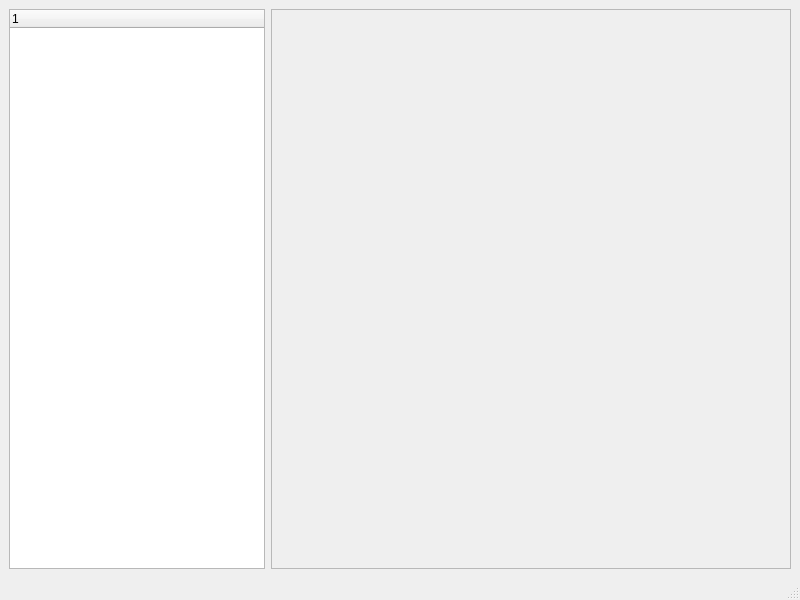
<?xml version="1.0" encoding="UTF-8"?>
<ui version="4.0">
 <class>MainWindow</class>
 <widget class="QMainWindow" name="MainWindow">
  <property name="geometry">
   <rect>
    <x>0</x>
    <y>0</y>
    <width>800</width>
    <height>600</height>
   </rect>
  </property>
  <property name="windowTitle">
   <string>MainWindow</string>
  </property>
  <widget class="QWidget" name="centralwidget">
   <layout class="QHBoxLayout" name="horizontalLayout">
    <item>
     <widget class="ExpanderWidget" name="expanderWidget">
      <property name="sizePolicy">
       <sizepolicy hsizetype="Preferred" vsizetype="Expanding">
        <horstretch>0</horstretch>
        <verstretch>0</verstretch>
       </sizepolicy>
      </property>
     </widget>
    </item>
    <item>
     <widget class="QFrame" name="frame">
      <property name="sizePolicy">
       <sizepolicy hsizetype="Expanding" vsizetype="Expanding">
        <horstretch>0</horstretch>
        <verstretch>0</verstretch>
       </sizepolicy>
      </property>
      <property name="frameShape">
       <enum>QFrame::StyledPanel</enum>
      </property>
      <property name="frameShadow">
       <enum>QFrame::Raised</enum>
      </property>
     </widget>
    </item>
   </layout>
  </widget>
  <widget class="QMenuBar" name="menubar">
   <property name="geometry">
    <rect>
     <x>0</x>
     <y>0</y>
     <width>800</width>
     <height>17</height>
    </rect>
   </property>
  </widget>
  <widget class="QStatusBar" name="statusbar"/>
 </widget>
 <customwidgets>
  <customwidget>
   <class>ExpanderWidget</class>
   <extends>QTreeWidget</extends>
   <header>expanderwidget.hpp</header>
  </customwidget>
 </customwidgets>
 <resources/>
 <connections/>
</ui>
